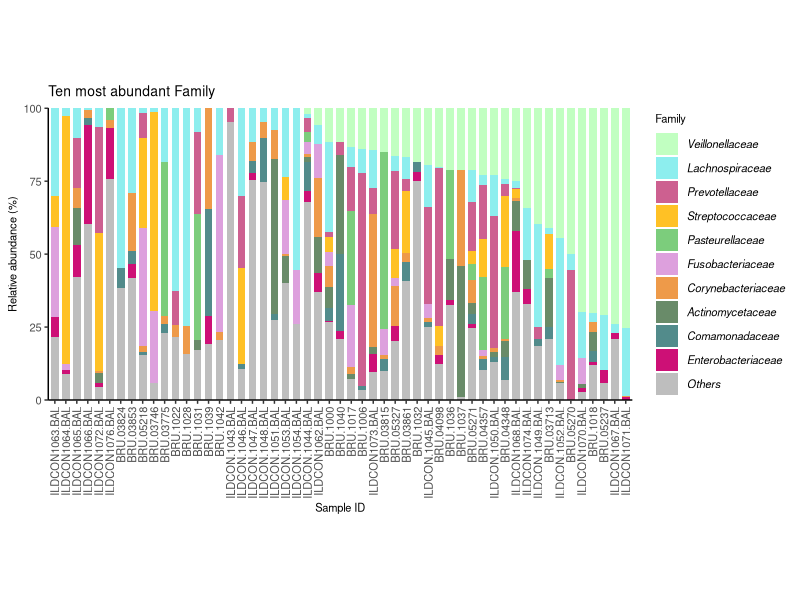
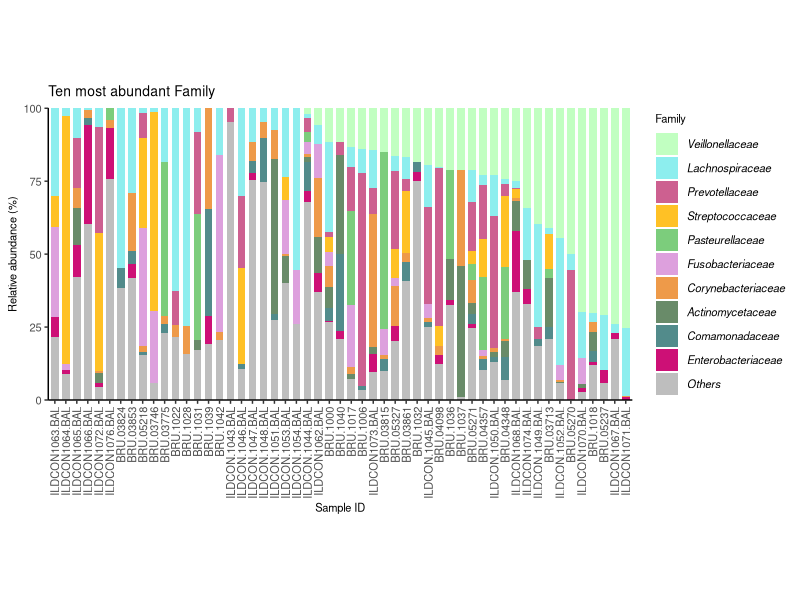

Write R code to recreate these figures, in order.
setwd("~/GitHub/Imperial-Molyneaux/Healthy-controls/Family/")

#install.packages("dplyr")
library("dplyr")
#install.packages("tidyverse")
library("tidyverse")
#install.packages("vegan")
library("vegan")
#install.packages("reshape2")
library("reshape2")

##Select data
normalised_data <- as.data.frame(read_csv("Family-normalised.csv")) %>%
  filter(!Diagnosis=="Negative")
abund_table <- normalised_data %>%
  select(5:ncol(normalised_data))

metadata <- normalised_data %>%
  select("sample-id":Diagnosis)

# Make the data into percentages
rowSums(abund_table)
abund_table <- abund_table/rowSums(abund_table)*100

# Make a dataframe "top" that contains the top 10 most abundant genera. You can alter these as you want.
top <- abund_table[,order(colSums(abund_table),decreasing=TRUE)]
#Extract list of top N Taxa
N <- 10
taxa_list <- colnames(top)[1:N]
N <- length(taxa_list)
top <- data.frame(top[,colnames(top) %in% taxa_list])
top

# Make a dataframe "other" that contains all of the other genera. You can alter these as you want.
other <- abund_table[,order(colSums(abund_table),decreasing=TRUE)]
# Extract list of top N Taxa
N <- dim(normalised_data)[2] # This needs to be the total number of colums in the dataframe.
# dim(normalised_data)[2], calls the second element of the vector dim(normalised_data)
taxa_list2 <- colnames(other)[11:N]
N <- length(taxa_list2)
Others <- data.frame(other[,colnames(other) %in% taxa_list2])
Others
# Sum all the other columns into one.
Others <- rowSums(Others)
Others <- as.data.frame(Others)
Others

# Combine the top 10 genus and the other column and check the rows all still add up to 100.
top_other <- cbind(top, Others)
top_other
top_other_rowsums <- rowSums(top_other)
top_other_rowsums <- as.data.frame(top_other_rowsums)
top_other_rowsums

# Select sample_ID
sample_ID <- normalised_data$`sample-id`

# Combine the data and the sample names back together again.
sample_data <- cbind(metadata, top_other)

# OPTIONAL: Order the samples by increasing proportion of one genus.
sample_data <- sample_data %>%
  arrange(Veillonellaceae
          #desc(Bacteroides) # Using desc() If you want to arrange in descending order.
  )

# OPTIONAL: Fix the order of sample IDs in the order of genus proportion.
sample_data$`sample-id` <- factor(sample_data$`sample-id`,
                                  levels=unique(sample_data$`sample-id`))


# Use melt to turn the data from wide format into long format. This puts all the genus data into a single column.
sample_data_long <- melt(sample_data, id.vars = c("sample-id",
                                                  "Level1",
                                                  "Sequencing run",
                                                  "Diagnosis"), variable.name = "Family")
sample_data_long

# Make a palette of colours for your top genus. There are lots of colours to use in R.
taxa_list # This shows you what those top ones are.
Palette <- c(Veillonellaceae = "darkseagreen1",
             Lachnospiraceae = "darkslategray2",
             Prevotellaceae = "hotpink3",
             Streptococcaceae = "goldenrod1",
             Pasteurellaceae = "palegreen3",
             Fusobacteriaceae = "plum",
             Corynebacteriaceae = "tan2",
             Actinomycetaceae = "darkseagreen4",
             Comamonadaceae = "darkslategray4",
             Enterobacteriaceae = "deeppink3",
             Others = "grey")


# Use ggplot2 to make the stacked box plot.
ggplot(sample_data_long,
       aes(x = `sample-id`,
           y = value,
           fill = Family)) +
  #  facet_grid(.~Diagnosis==healthy,
  #             scales = "free", 
  #             drop = TRUE) +
  #Set the width of the bars in the plot
  geom_bar(stat = "identity",
           width = 0.7) +
  #Set the colors to use the Palette already created
  scale_fill_manual(values = Palette) +
  #Remove extra space at the top and bottom of the plot
  scale_y_continuous(expand = c(0, 0),
                     limits = c(0, 100.1)) +
  #Set the axis labels and title
  labs(title="Ten most abundant Family",
       # subtitle = "Unfiltered data",
       x = "Sample ID",
       y = "Relative abundance (%)") +
  theme(#Set the title font size
    plot.title = element_text(size=10),
    plot.subtitle = element_text(size = 8),
    #Set the legend title position
    legend.position = "right",
    #Set the legend title font size
    legend.title = element_text(size=8),
    #Define the size of the legend text and make it italic
    legend.text = element_text(size=8,
                               face = "italic"),
    #Remove the grey background from the legend
    legend.background = element_blank(),
    #Remove the box from the legend
    legend.key = element_blank(),
    #Remove the grey background
    panel.background = element_blank(),
    #Remove the plot border
    panel.border = element_blank(),
    #Remove the major plot grid lines
    panel.grid.major = element_blank(),
    #Remove the minor plot grid lines
    panel.grid.minor = element_blank(),
    #Change orientation of x axis labels
    axis.text.x = element_text(angle=90,
                               hjust=1,
                               vjust=0.5,
                               size=8),
    axis.title.x = element_text(size=8),
    #Define the axis title text size
    axis.title = element_text(size=8),
    #Define the axis label text size
    axis.text.y = element_text(size=8),
    #Add back the x and y axis lines and define thickness (size), line type, and color
    axis.line = element_line(size = 0.5,
                             linetype = "solid",
                             colour = "black"),
    #Set the aspect ratio of the plot
    aspect.ratio = 0.5
  )

#Save as a pdf for size to go into Inkspace figure
ggsave("Ten most abundant Family.pdf", width = 300, height = 150, units = c("mm"), dpi = 300)
